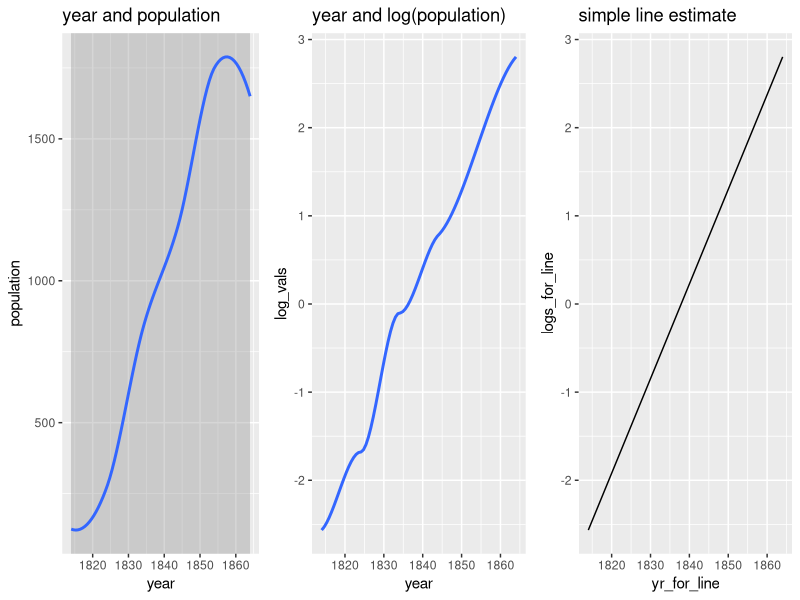
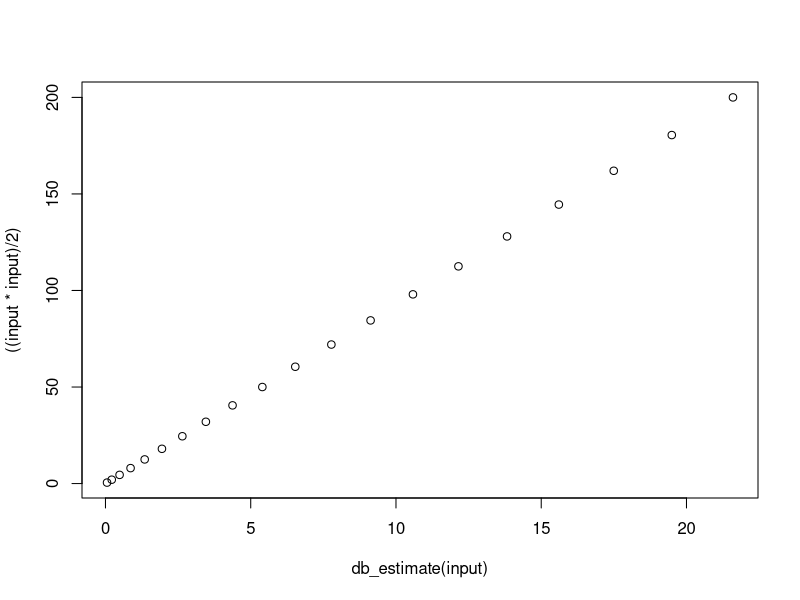

Reproduce these figures in R, in order.
## ---- chunk 1
library(ggplot2)
library(gridExtra)

year <- c(1814,1824,1834,1844,1854,1864)
population <- c(125,275,830,1200,1750,1650)
log_vals <- log(population / (1750 - population))
df_1 <- data.frame(cbind(year,population,log_vals))
plot1 <- ggplot(df_1) + geom_smooth(aes(x=year, y=population)) + ggtitle("year and population")


rm_slope <- (log_vals[6]-log_vals[1]) / (year[6]-year[1])
plot2 <- ggplot(df_1) + geom_smooth(aes(x=year, y=log_vals)) + ggtitle("year and log(population)")

yr_for_line <- cbind(c(year[1],year[6]))
logs_for_line <- c(log_vals[1],log_vals[6])
df_1b <- data.frame(yr_for_line,logs_for_line)
plot3 <- ggplot(df_1b) + geom_line(aes(x=yr_for_line, y=logs_for_line)) + ggtitle("simple line estimate")

grid.arrange(plot1, plot2, plot3, ncol=3)
## ---- chunk 2
db_estimate <- function(v){
  return (0.054 * v * v)
}

eleven_29_formula <- function(v,k){
  return ((((-1)*(v * v))/(2*k))+((v * v)/k))
  #return ((v*v)/(2*k))
}

input <- c(1:20)
db_estimate(input)
eleven_29_formula(input,19.9)
db_estimate(input) / eleven_29_formula(input,19.9)

# table from 4.4
years <- c(1940,1945,1950,1955,1960,1965,1970,1975,1980,1985,1990)
base_year_x <- c(0:10)
blue_crabs_y <- c(0.1,0.85,1.33,2.5,3.0,3.7,4.4,4.66,4.8,4.42,5)
blue_crabs_y <- blue_crabs_y * 1000000

plot(db_estimate(input),((input * input) / 2))

((input * input) / 2) / db_estimate(input)
